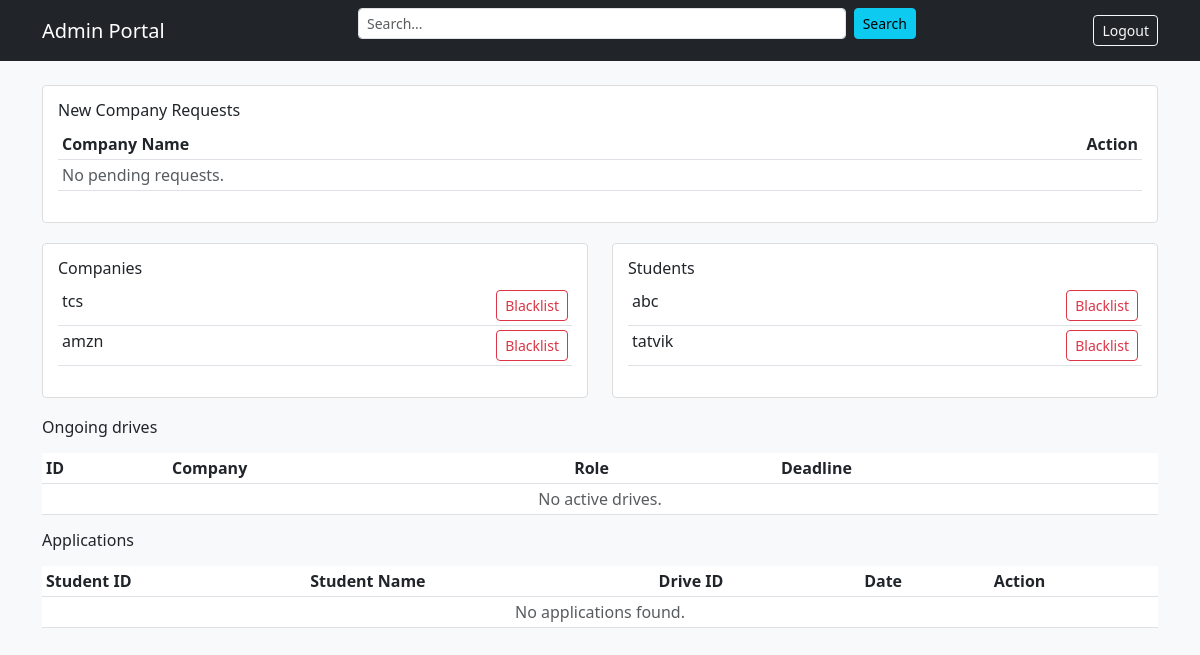
Before: /admin/dashboard with the older database file.
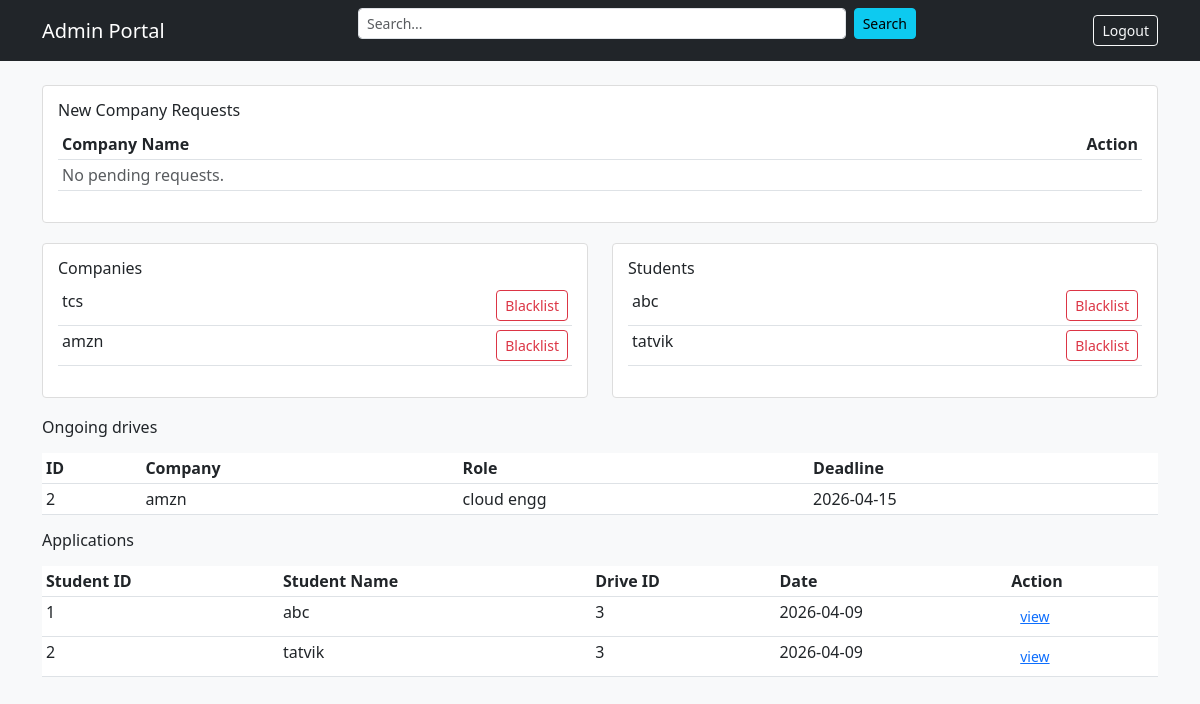
After: the same page with the newer database file.
### model.py (models this page shows)
class CompanyProfile(db.Model):
    __tablename__='company_profiles'
    id=db.Column(db.Integer,primary_key=True)
    user_id=db.Column(db.Integer,db.ForeignKey('users.id'),nullable=False)
    name=db.Column(db.String(100),nullable=False)
    hr_contact=db.Column(db.String(50))
    website=db.Column(db.String(100))
    industry=db.Column(db.String(50))
    status=db.Column(db.String(20),default='Pending')
    drives=db.relationship('PlacementDrive',backref='company',lazy=True)

class User(db.Model):
    __tablename__='users'
    id=db.Column(db.Integer,primary_key=True)
    username=db.Column(db.String(50),unique=True,nullable=False)
    password=db.Column(db.String(100),nullable=False)
    role=db.Column(db.String(10),nullable=False)#role can be admin,comp,student
    is_active=db.Column(db.Boolean,default=True)#if admin has blscklisted
    student_profile=db.relationship('StudentProfile',backref='user',uselist=False)
    company_profile=db.relationship('CompanyProfile',backref='user',uselist=False)

class StudentProfile(db.Model):
    __tablename__='student_profiles'
    id=db.Column(db.Integer,primary_key=True)
    user_id=db.Column(db.Integer,db.ForeignKey('users.id'),nullable=False)
    full_name=db.Column(db.String(100),nullable=False)
    contact=db.Column(db.String(20))
    education=db.Column(db.Text)
    skills=db.Column(db.Text)
    resume_path=db.Column(db.String(200))
    applications=db.relationship('Application',backref='student',lazy=True)

class PlacementDrive(db.Model):
    __tablename__='placement_drives'
    id=db.Column(db.Integer,primary_key=True)
    company_id=db.Column(db.Integer,db.ForeignKey('company_profiles.id'),nullable=False)
    job_title=db.Column(db.String(100),nullable=False)
    job_description=db.Column(db.Text,nullable=False)
    eligibility=db.Column(db.Text)
    deadline=db.Column(db.DateTime,nullable=False)
    salary_range=db.Column(db.String(50))
    status=db.Column(db.String(20),default='Pending')
    applications=db.relationship('Application',backref='drive',lazy=True)

class Application(db.Model):
    __tablename__='applications'
    id=db.Column(db.Integer,primary_key=True)
    student_id=db.Column(db.Integer,db.ForeignKey('student_profiles.id'),nullable=False)
    drive_id=db.Column(db.Integer,db.ForeignKey('placement_drives.id'),nullable=False)
    date_applied=db.Column(db.DateTime,default=datetime.now)
    status=db.Column(db.String(20),default='Applied')
    __table_args__=(
        db.UniqueConstraint('student_id','drive_id',name='_student_drive_uc'),
    )

### app.py (the view)
@app.route('/admin/dashboard')
def admin_dashboard():
    search_query=request.args.get('search','')
    students_query=StudentProfile.query
    companies_query=CompanyProfile.query.filter_by(status='Approved')
    if search_query:
        students_query=students_query.filter(StudentProfile.full_name.contains(search_query))
        companies_query=companies_query.filter(CompanyProfile.name.contains(search_query))
    all_students=students_query.all()
    approved_companies=companies_query.all()
    pending_companies=CompanyProfile.query.filter_by(status='Pending').all()
    ongoing_drives=PlacementDrive.query.filter_by(status='Approved').all()
    student_apps=Application.query.all()
    return render_template('admin_dashboard.html',
        students=all_students,
        approved_comps=approved_companies,
        pending_comps=pending_companies,
        ongoing_drives=ongoing_drives,
        student_apps=student_apps,
        search_query=search_query)

### templates/admin_dashboard.html (shortened to what this page needs)
</html><!DOCTYPE html>
<html>
<head>
    <link href="https://cdn.jsdelivr.net/npm/bootstrap@5.3.0/dist/css/bootstrap.min.css" rel="stylesheet">
</head>
<body class="bg-light">
    <nav class="navbar navbar-dark bg-dark mb-4">
        <div class="container">
            <span class="navbar-brand">Admin Portal</span>
            <form class="d-flex w-50" action="/admin/dashboard">
                <input class="form-control form-control-sm me-2" name="search" placeholder="Search..." value="{{search_query}}">
                <button class="btn btn-sm btn-info" type="submit">Search</button>
            </form>
            <a href="/" class="btn btn-sm btn-outline-light">Logout</a>
        </div>
    </nav>
    <div class="container">
        <div class="section-box">
            <h6>New Company Requests</h6>
            <table class="table table-sm">
                <thead>
                    <tr><th>Company Name</th><th class="text-end">Action</th></tr>
                </thead>
                <tbody>
                    {% for comp in pending_comps %}
                    <tr>
                        <td>{{comp.name}}</td>
                        <td class="text-end"><a href="/approve_company/{{comp.id}}" class="btn btn-sm btn-success">Approve</a></td>
                    </tr>
                    {% else %}
                    <tr><td colspan="2" class="text-muted">No pending requests.</td></tr>
                    {% endfor %}
                </tbody>
            </table>
        </div>
        <div class="row">
            <div class="col-md-6">
                <div class="section-box">
                    <h6>Companies</h6>
                    <table class="table table-sm">
                        <tbody>
                            {% for comp in approved_comps %}
                            <tr>
                                <td class="{{'strikethrough' if not comp.user.is_active}}">{{comp.name}}</td>
                                <td class="text-end">
                                    <a href="/admin/toggle_user/{{comp.user.id}}" class="btn btn-sm {{'btn-outline-danger' if comp.user.is_active else 'btn-warning'}}">
                                        {{'Blacklist' if comp.user.is_active else 'Activate'}}
                                    </a>
                                </td>
                            </tr>
                            {% endfor %}
                        </tbody>
                    </table>
                </div>
            </div>
            <div class="col-md-6">
                <div class="section-box">
                    <h6>Students</h6>
                    <table class="table table-sm">
                        <tbody>
                            {% for s in students %}
                            <tr>
                                <td class="{{'strikethrough' if not s.user.is_active}}">{{s.full_name}}</td>
                                <td class="text-end">
                                    <a href="/admin/toggle_user/{{s.user.id}}" class="btn btn-sm {{'btn-outline-danger' if s.user.is_active else 'btn-warning'}}">
                                        {{'Blacklist' if s.user.is_active else 'Activate'}}
                                    </a>
                                </td>
                            </tr>
                            {% endfor %}
                        </tbody>
                    </table>
                </div>
            </div>
        </div>
        <h6>Ongoing drives</h6>
        <table class="table table-sm mt-3">
            <thead>
                <tr><th>ID</th><th>Company</th><th>Role</th><th>Deadline</th></tr>
            </thead>
            <tbody>
                {% for drive in ongoing_drives %}
                <tr>
                    <td>{{drive.company_id}}</td>
                    <td>{{drive.company.name}}</td>
                    <td>{{drive.job_title}}</td>
                    <td>{{drive.deadline.strftime('%Y-%m-%d')}}</td>
                </tr>
                {% else %}
                <tr><td colspan="4" class="text-center text-muted">No active drives.</td></tr>
                {% endfor %}
            </tbody>
        </table>
        <h6>Applications</h6>
        <table class="table table-sm mt-3">
            <thead>
                <tr><th>Student ID</th><th>Student Name</th><th>Drive ID</th><th>Date</th><th>Action</th></tr>
            </thead>
            <tbody>
                {% for appl in student_apps %}
                <tr>
                    <td>{{appl.student_id}}</td>
                    <td>{{appl.student.full_name}}</td>
                    <td>{{appl.drive_id}}</td>
                    <td>{{appl.date_applied.strftime('%Y-%m-%d')}}</td>
                    <td><a href="/application/view/{{appl.id}}/{{appl.student_id}}" class="btn btn-sm btn-link">view</a></td>
                </tr>
                {% else %}
                <tr><td colspan="5" class="text-center text-muted">No applications found.</td></tr>
                {% endfor %}
            </tbody>
        </table>
    </div>
</body>
</html>

### templates/admin_dashboard.html (style rules this page uses)
body { font-size:0.9rem; }
.section-box { border:1px solid #ddd;padding:15px;margin-bottom:20px;border-radius:4px;background:white; }

Changed rows visible on the page:
added PlacementDrive: company_id "2", company.name "amzn", job_title "cloud engg", deadline "2026-04-15"
added Application: student_id "1", student.full_name "abc", drive_id "3", date_applied "2026-04-09"
added Application: student_id "2", student.full_name "tatvik", drive_id "3", date_applied "2026-04-09"
Other visible differences:
text no longer shown: "No active drives. No applications found."
